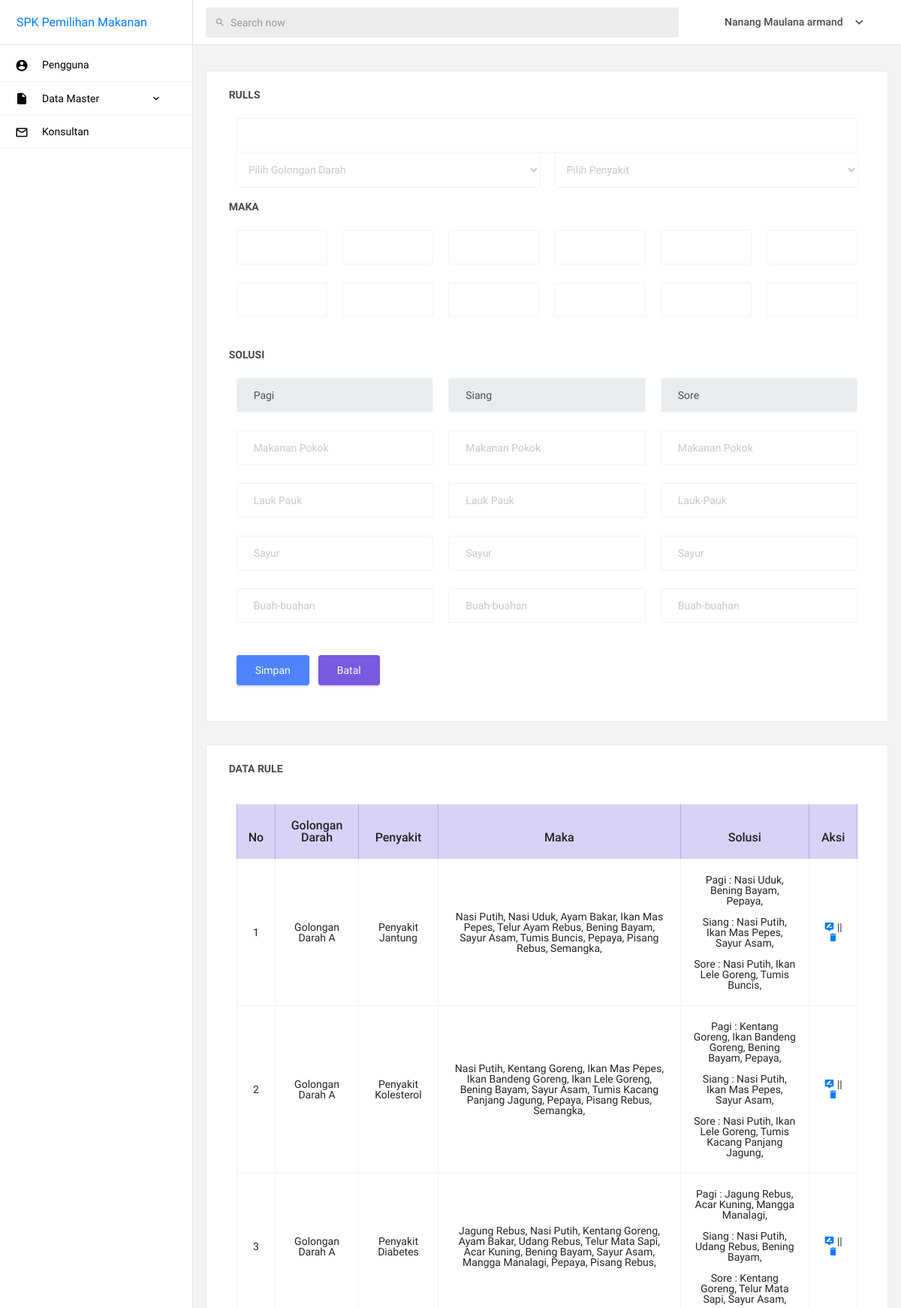
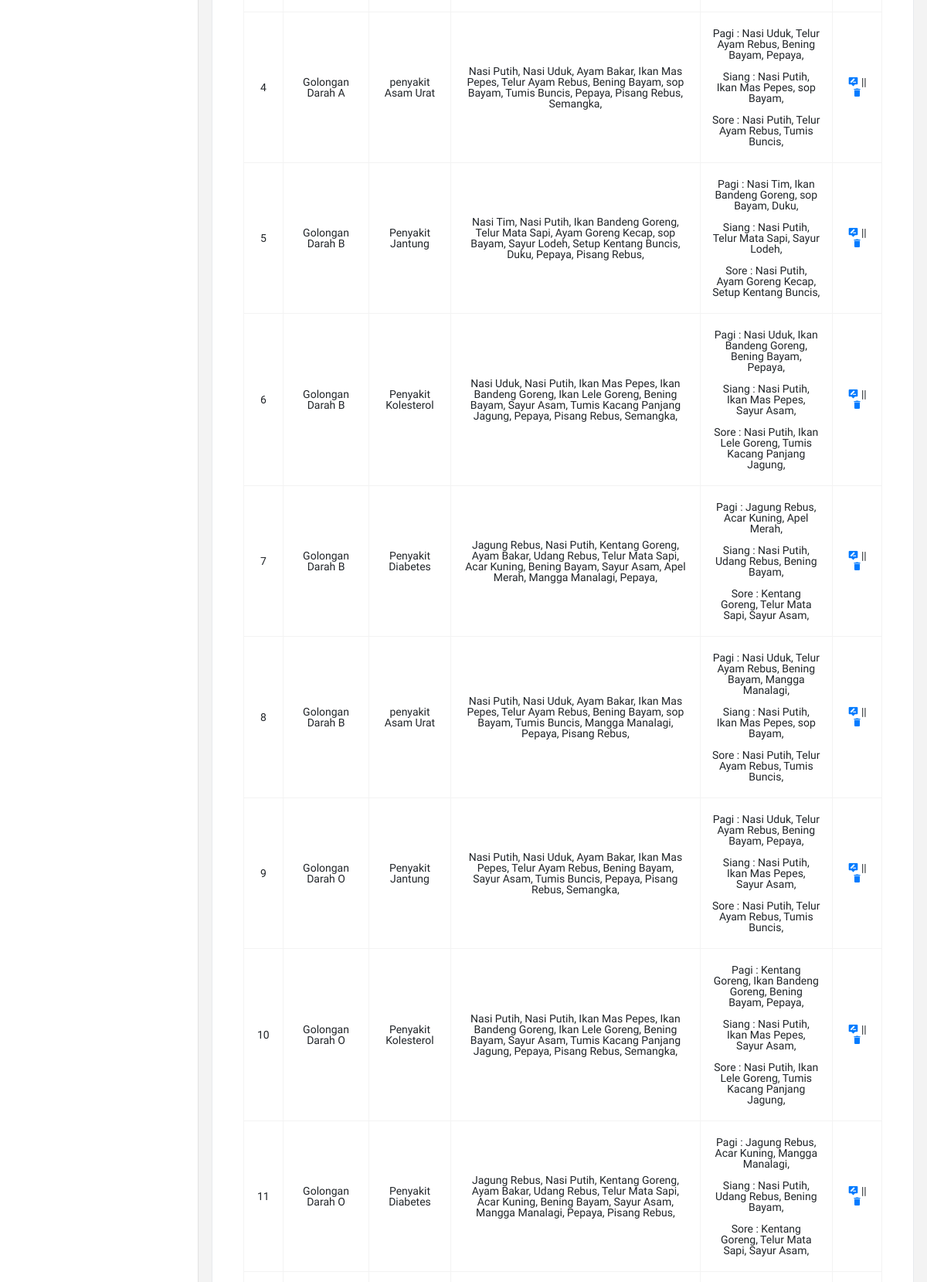
The page /admin/home.php?page=rulls (signed in, upper part) on the database its author committed (2 pictures, top to bottom).
### tables this page shows
CREATE TABLE `tb_pengguna` (
  `id` int(11) NOT NULL AUTO_INCREMENT,
  `username` varchar(30) NOT NULL,
  `password` varchar(50) NOT NULL,
  `nama` varchar(32) NOT NULL,
  `level` varchar(10) NOT NULL,
  PRIMARY KEY (`id`)
);

CREATE TABLE `tb_rulls` (
  `id_rulls` int(11) NOT NULL AUTO_INCREMENT,
  `kode_1` varchar(50) DEFAULT NULL,
  `kode_2` varchar(50) DEFAULT NULL,
  `maka1` varchar(10) DEFAULT NULL,
  `maka2` varchar(10) DEFAULT NULL,
  `maka3` varchar(10) DEFAULT NULL,
  `maka4` varchar(10) DEFAULT NULL,
  `maka5` varchar(10) DEFAULT NULL,
  `maka6` varchar(10) DEFAULT NULL,
  `maka7` varchar(10) DEFAULT NULL,
  `maka8` varchar(10) DEFAULT NULL,
  `maka9` varchar(10) DEFAULT NULL,
  `maka10` varchar(10) DEFAULT NULL,
  `maka11` varchar(10) DEFAULT NULL,
  `maka12` varchar(10) DEFAULT NULL,
  `solusi1` varchar(10) DEFAULT NULL,
  `solusi2` varchar(10) DEFAULT NULL,
  `solusi3` varchar(10) DEFAULT NULL,
  `solusi4` varchar(10) DEFAULT NULL,
  `solusi5` varchar(10) DEFAULT NULL,
  `solusi6` varchar(10) DEFAULT NULL,
  `solusi7` varchar(10) DEFAULT NULL,
  `solusi8` varchar(10) DEFAULT NULL,
  `solusi9` varchar(10) DEFAULT NULL,
  `solusi10` varchar(10) DEFAULT NULL,
  `solusi11` varchar(10) DEFAULT NULL,
  `solusi12` varchar(10) DEFAULT NULL,
  PRIMARY KEY (`id_rulls`)
);

CREATE TABLE `tb_golongandarah` (
  `kode_golongandarah` varchar(20) NOT NULL,
  `nama_golongandarah` varchar(20) DEFAULT NULL,
  PRIMARY KEY (`kode_golongandarah`)
);

CREATE TABLE `tb_penyakit` (
  `kode_penyakit` varchar(20) NOT NULL,
  `nama_penyakit` varchar(20) DEFAULT NULL,
  PRIMARY KEY (`kode_penyakit`)
);

CREATE TABLE `tb_makananpokok` (
  `kode_makananpokok` varchar(20) NOT NULL,
  `nama_makananpokok` varchar(20) DEFAULT NULL,
  PRIMARY KEY (`kode_makananpokok`)
);

CREATE TABLE `tb_laukpauk` (
  `kode_laukpauk` varchar(20) NOT NULL,
  `nama_laukpauk` varchar(20) DEFAULT NULL,
  PRIMARY KEY (`kode_laukpauk`)
);

CREATE TABLE `tb_sayur` (
  `kode_sayur` varchar(20) NOT NULL,
  `nama_sayur` varchar(100) DEFAULT NULL,
  PRIMARY KEY (`kode_sayur`)
);

CREATE TABLE `tb_buah` (
  `kode_buah` varchar(20) NOT NULL,
  `nama_buah` varchar(20) DEFAULT NULL,
  PRIMARY KEY (`kode_buah`)
);

### admin/form/content/rulls.php (the view, shortened to what this page needs)
<div class="main-panel">
  <div class="content-wrapper">
    <div class="row">
      <div class="col-12 grid-margin stretch-card">
        <div class="card">
          <div class="card-body">
            <h4 class="card-title">Rulls</h4>
            <form action="form/include/proses.php?action=rulls" method="POST" class="form-horizontal">
              <div class="col-md-12">
                <input type="text" name="id_rulls" class="form-control id_rulls">
                <div class="row">
                  <div class="col-md-6">
                    <select name="kode_1" class="form-control kode_1">
                      <option>Pilih Golongan Darah</option>
                    </select>
                  </div>
                  <div class="col-md-6">
                    <select name="kode_2" class="form-control kode_2">
                      <option>Pilih Penyakit</option>
                    </select>
                  </div>
                </div>
              </div>
              <br>
              <h4 class="card-title">Maka</h4>
              <div class="col-md-12">
                <div class="row">
                  <div class="col-md-2">
                    <div class="form-group">
                      <input type="text" name="maka1" class="form-control maka1">
                    </div>
                    <div class="form-group">
                      <input type="text" name="maka2" class="form-control maka2">
                    </div>
                  </div>
                  <div class="col-md-2">
                    <div class="form-group">
                      <div class="form-group">
                        <input type="text" name="maka3" class="form-control maka3">
                      </div>
                      <div class="form-group">
                        <input type="text" name="maka4" class="form-control maka4">
                      </div>
                    </div>
                  </div>
                  <div class="col-md-2">
                    <div class="form-group">
                      <div class="form-group">
                        <input type="text" name="maka5" class="form-control maka5">
                      </div>
                      <div class="form-group">
                        <input type="text" name="maka6" class="form-control maka6">
                      </div>
                    </div>
                  </div>
                  <div class="col-md-2">
                    <div class="form-group">
                      <div class="form-group">
                        <input type="text" name="maka7" class="form-control maka7">
                      </div>
                      <div class="form-group">
                        <input type="text" name="maka8" class="form-control maka8">
                      </div>
                    </div>
                  </div>
                  <div class="col-md-2">
                    <div class="form-group">
                      <div class="form-group">
                        <input type="text" name="maka9" class="form-control maka9">
                      </div>
                      <div class="form-group">
                        <input type="text" name="maka10" class="form-control maka10">
                      </div>
                    </div>
                  </div>
                  <div class="col-md-2">
                    <div class="form-group">
                      <div class="form-group">
                        <input type="text" name="maka11" class="form-control maka11">
                      </div>
                      <div class="form-group">
                        <input type="text" name="maka12" class="form-control maka12">
                      </div>
                    </div>
                  </div>
                </div>
              </div>
              <br>
              <h4 class="card-title">Solusi</h4>
              <div class="col-md-12">
                <div class="row">
                  <div class="col-md-4">
                    <div class="form-group">
                      <input type="text" value="Pagi" disabled="" class="form-control">
                    </div>
                    <div class="form-group">
                      <input type="text" name="solusi1" placeholder="Makanan Pokok" class="form-control solusi1">
                    </div>
                    <div class="form-group">
                      <input type="text" name="solusi2" placeholder="Lauk Pauk" class="form-control solusi2">
                    </div>
                    <div class="form-group">
                      <input type="text" name="solusi3" placeholder="Sayur" class="form-control solusi3">
                    </div>
                    <div class="form-group">
                      <input type="text" name="solusi4" placeholder="Buah-buahan" class="form-control solusi4">
                    </div>
                  </div>
                  <div class="col-md-4">
                    <div class="form-group">
                      <input type="text" value="Siang" disabled="" class="form-control">
                    </div>
                    <div class="form-group">
                      <input type="text" name="solusi5" placeholder="Makanan Pokok" class="form-control solusi5">
                    </div>
                    <div class="form-group">
                      <input type="text" name="solusi6" placeholder="Lauk Pauk" class="form-control solusi6">
                    </div>
                    <div class="form-group">
                      <input type="text" name="solusi7" placeholder="Sayur" class="form-control solusi7">
                    </div>
                    <div class="form-group">
                      <input type="text" name="solusi8" placeholder="Buah-buahan" class="form-control solusi8">
                    </div>
                  </div>
                  <div class="col-md-4">
                    <div class="form-group">
                      <input type="text" value="Sore" disabled="" class="form-control">
                    </div>
                    <div class="form-group">
                      <input type="text" name="solusi9" placeholder="Makanan Pokok" class="form-control solusi9">
                    </div>
                    <div class="form-group">
                      <input type="text" name="solusi10" placeholder="Lauk-Pauk" class="form-control solusi10">
                    </div>
                    <div class="form-group">
                      <input type="text" name="solusi11" placeholder="Sayur" class="form-control solusi11">
                    </div>
                    <div class="form-group">
                      <input type="text" name="solusi12" placeholder="Buah-buahan" class="form-control solusi12">
                    </div>
                  </div>
                </div>
              </div>
              <br>
              <div class="col-md-12">
                <div class="form-group">
                  <input name="submit" type="submit" class="btn btn-primary mr-2 action" value="Simpan">
                  <input type="reset" value="Batal" class="btn btn-info reset" onclick="batal()" />
                </div>
              </div>
            </form>
          </div>
        </div>
      </div>
      <div class="col-12 grid-margin stretch-card">
        <div class="card">
          <div class="card-body">
            <h4 class="card-title">Data Rule</h4>
            <div class="col-md-12">
              <div class="table-responsive pt-3">
                <table class="table table-bordered">
                  <thead>
                    <tr class="table-info">
                      <th style="text-align: center;">No</th>
                      <th style="text-align: center;">Golongan Darah</th>
                      <th style="text-align: center;">Penyakit</th>
                      <th style="text-align: center;">Maka</th>
                      <th style="text-align: center;">Solusi</th>
                      <th style="text-align: center;">Aksi</th>
                    </tr>
                  </thead>
                  <tbody>
                    <?php
                $no = '1';
                while ($r = mysql_fetch_array ($rulls)){ ?>
                  <tr>
                    <td style="text-align: center;"><?= $no ?></td>
                    <td style="text-align: center;"><?=$r['goda']?></td>
                    <td style="text-align: center;"><?=$r['nape']?></td>
                    <td style="text-align: center;">
                      <?=$r['mp1']?> <?=$r['mp2']?> <?=$r['mp3']?> <?=$r['mp4']?> <?=$r['mp5']?> <?=$r['mp6']?> <?=$r['mp7']?> <?=$r['mp8']?> <?=$r['mp9']?> <?=$r['mp10']?> <?=$r['mp11']?><?=$r['mp12']?>
                      <?=$r['lp1']?> <?=$r['lp2']?> <?=$r['lp3']?> <?=$r['lp4']?> <?=$r['lp5']?> <?=$r['lp6']?> <?=$r['lp7']?> <?=$r['lp8']?> <?=$r['lp9']?> <?=$r['lp10']?> <?=$r['lp11']?> <?=$r['lp12']?>
                      <?=$r['syr1']?> <?=$r['syr2']?> <?=$r['syr3']?> <?=$r['syr4']?> <?=$r['syr5']?> <?=$r['syr6']?> <?=$r['syr7']?> <?=$r['syr8']?> <?=$r['syr9']?> <?=$r['syr10']?> <?=$r['syr11']?> <?=$r['syr12']?>
                      <?=$r['bh4']?> <?=$r['bh5']?> <?=$r['bh6']?> <?=$r['bh7']?> <?=$r['bh8']?> <?=$r['bh9']?> <?=$r['bh10']?> <?=$r['bh11']?> <?=$r['bh12']?>
                    </td>
                    <td style="text-align: center;">
                      Pagi : <?=$r['smp1']?> <?=$r['slp1']?> <?=$r['ssyr1']?> <?=$r['sbh1']?> <br><br>
                      Siang : <?=$r['smp2']?> <?=$r['slp2']?> <?=$r['ssyr2']?> <?=$r['sbh2']?> <br><br>
                      Sore : <?=$r['smp3']?> <?=$r['slp3']?> <?=$r['ssyr3']?> <?=$r['sbh3']?>
                    </td>
                    <td style="text-align: center;">
                      <a href="javascript:;" onclick="edit('<?=$r['id_rulls']?>','<?=$r['kode_1']?>','<?=$r['kode_2']?>','<?=$r['maka1']?>','<?=$r['maka2']?>','<?=$r['maka3']?>','<?=$r['maka4']?>','<?=$r['maka5']?>','<?=$r['maka6']?>','<?=$r['maka7']?>','<?=$r['maka8']?>','<?=$r['maka9']?>','<?=$r['maka10']?>','<?=$r['maka11']?>','<?=$r['maka12']?>','<?=$r['solusi1']?>','<?=$r['solusi2']?>','<?=$r['solusi3']?>','<?=$r['solusi4']?>','<?=$r['solusi5']?>','<?=$r['solusi6']?>','<?=$r['solusi7']?>','<?=$r['solusi8']?>','<?=$r['solusi9']?>','<?=$r['solusi10']?>','<?=$r['solusi11']?>','<?=$r['solusi12']?>');">
                        <i class="mdi mdi-tooltip-edit btn-icon-prepend">
                        </i>
                      </a>
                      ||
                      <a href="javascript:;">
                        <i class="mdi mdi-delete btn-icon-prepend" onclick="del('<?=$r['id_rulls']?>');">
                        </i>
                      </a>
                    </td>
                  </tr>
                  <?php $no++; } ?>
                </tbody>
              </table>
            </div>
          </div>
        </div>
      </div>
    </div>
  </div>
</div>

### admin/form/pages/header.php (shortened to what this page needs)
<!DOCTYPE html>
<html lang="en">
  <?php
   if(@$_SESSION['admin']) {
    $userlogin = @$_SESSION['admin'];
  } else {
   header("location: ../login.php");
 }
 $sql = mysql_query("SELECT * FROM tb_pengguna where id = '$userlogin'") or die(mysql_error());
 $data = mysql_fetch_array($sql);
 ?>
 <head>
  <link rel="stylesheet" href="assets/vendors/mdi/css/materialdesignicons.min.css">
  <link rel="stylesheet" href="assets/vendors/base/vendor.bundle.base.css">
  <link rel="stylesheet" href="assets/vendors/datatables.net-bs4/dataTables.bootstrap4.css">
  <link rel="stylesheet" href="assets/css/style.css">
  <link rel="stylesheet" href="https://ajax.googleapis.com/ajax/libs/jqueryui/1.12.1/themes/smoothness/jquery-ui.css">
  <link rel="stylesheet" href="https://cdnjs.cloudflare.com/ajax/libs/chosen/1.8.7/chosen.min.css">
</head>
<body>
  <div class="container-scroller">
    <nav class="navbar col-lg-12 col-12 p-0 fixed-top d-flex flex-row">
      <div class="navbar-brand-wrapper d-flex justify-content-center">
        <div class="navbar-brand-inner-wrapper d-flex justify-content-between align-items-center w-100">
          <a href="home.php?page=pengguna-data">SPK Pemilihan Makanan</a>
        </div>
      </div>
      <div class="navbar-menu-wrapper d-flex align-items-center justify-content-end">
        <ul class="navbar-nav mr-lg-4 w-100">
          <li class="nav-item nav-search d-none d-lg-block w-100">
            <div class="input-group">
              <div class="input-group-prepend">
                <span class="input-group-text" id="search">
                  <i class="mdi mdi-magnify"></i>
                </span>
              </div>
              <input type="text" class="form-control" placeholder="Search now" aria-label="search" aria-describedby="search">
            </div>
          </li>
        </ul>
        <ul class="navbar-nav navbar-nav-right">
          <li class="nav-item nav-profile dropdown">
            <a class="nav-link dropdown-toggle" href="#" data-toggle="dropdown" id="profileDropdown">
              <span class="nav-profile-name"><?php echo $data['nama']?></span>
            </a>
          </li>
        </ul>
      </div>
    </nav>

### rows shown on the page
tb_pengguna: nama "Nanang Maulana armand"
tb_rulls: tb_golongandarah.nama_golongandarah "Golongan Darah A", tb_penyakit.nama_penyakit "Penyakit Jantung", tb_makananpokok.nama_makananpokok "Nasi Putih,", tb_makananpokok.nama_makananpokok "Nasi Uduk,", tb_laukpauk.nama_laukpauk "Ayam Bakar,", tb_laukpauk.nama_laukpauk "Ikan Mas Pepes,", tb_laukpauk.nama_laukpauk "Telur Ayam Rebus,", tb_sayur.nama_sayur "Bening Bayam,", tb_sayur.nama_sayur "Sayur Asam,", tb_sayur.nama_sayur "Tumis Buncis,", tb_buah.nama_buah "Pepaya,", tb_buah.nama_buah "Pisang Rebus,", tb_buah.nama_buah "Semangka,", tb_laukpauk.nama_laukpauk "Ikan Lele Goreng,"
tb_rulls: tb_golongandarah.nama_golongandarah "Golongan Darah A", tb_penyakit.nama_penyakit "Penyakit Kolesterol", tb_makananpokok.nama_makananpokok "Nasi Putih,", tb_makananpokok.nama_makananpokok "Kentang Goreng,", tb_laukpauk.nama_laukpauk "Ikan Mas Pepes,", tb_laukpauk.nama_laukpauk "Ikan Bandeng Goreng,", tb_laukpauk.nama_laukpauk "Ikan Lele Goreng,", tb_sayur.nama_sayur "Bening Bayam,", tb_sayur.nama_sayur "Sayur Asam,", tb_sayur.nama_sayur "Tumis Kacang Panjang Jagung,", tb_buah.nama_buah "Pepaya,", tb_buah.nama_buah "Pisang Rebus,", tb_buah.nama_buah "Semangka,"
tb_rulls: tb_golongandarah.nama_golongandarah "Golongan Darah A", tb_penyakit.nama_penyakit "Penyakit Diabetes", tb_makananpokok.nama_makananpokok "Jagung Rebus,", tb_makananpokok.nama_makananpokok "Nasi Putih,", tb_makananpokok.nama_makananpokok "Kentang Goreng,", tb_laukpauk.nama_laukpauk "Ayam Bakar,", tb_laukpauk.nama_laukpauk "Udang Rebus,", tb_laukpauk.nama_laukpauk "Telur Mata Sapi,", tb_sayur.nama_sayur "Acar Kuning,", tb_sayur.nama_sayur "Bening Bayam,", tb_sayur.nama_sayur "Sayur Asam,", tb_buah.nama_buah "Mangga Manalagi,", tb_buah.nama_buah "Pepaya,", tb_buah.nama_buah "Pisang Rebus,"
tb_rulls: tb_golongandarah.nama_golongandarah "Golongan Darah A", tb_penyakit.nama_penyakit "penyakit Asam Urat", tb_makananpokok.nama_makananpokok "Nasi Putih,", tb_makananpokok.nama_makananpokok "Nasi Uduk,", tb_laukpauk.nama_laukpauk "Ayam Bakar,", tb_laukpauk.nama_laukpauk "Ikan Mas Pepes,", tb_laukpauk.nama_laukpauk "Telur Ayam Rebus,", tb_sayur.nama_sayur "Bening Bayam,", tb_sayur.nama_sayur "sop Bayam,", tb_sayur.nama_sayur "Tumis Buncis,", tb_buah.nama_buah "Pepaya,", tb_buah.nama_buah "Pisang Rebus,", tb_buah.nama_buah "Semangka,"
tb_rulls: tb_golongandarah.nama_golongandarah "Golongan Darah B", tb_penyakit.nama_penyakit "Penyakit Jantung", tb_makananpokok.nama_makananpokok "Nasi Tim,", tb_makananpokok.nama_makananpokok "Nasi Putih,", tb_laukpauk.nama_laukpauk "Ikan Bandeng Goreng,", tb_laukpauk.nama_laukpauk "Telur Mata Sapi,", tb_laukpauk.nama_laukpauk "Ayam Goreng Kecap,", tb_sayur.nama_sayur "sop Bayam,", tb_sayur.nama_sayur "Sayur Lodeh,", tb_sayur.nama_sayur "Setup Kentang Buncis,", tb_buah.nama_buah "Duku,", tb_buah.nama_buah "Pepaya,", tb_buah.nama_buah "Pisang Rebus,"
tb_rulls: tb_golongandarah.nama_golongandarah "Golongan Darah B", tb_penyakit.nama_penyakit "Penyakit Kolesterol", tb_makananpokok.nama_makananpokok "Nasi Uduk,", tb_makananpokok.nama_makananpokok "Nasi Putih,", tb_laukpauk.nama_laukpauk "Ikan Mas Pepes,", tb_laukpauk.nama_laukpauk "Ikan Bandeng Goreng,", tb_laukpauk.nama_laukpauk "Ikan Lele Goreng,", tb_sayur.nama_sayur "Bening Bayam,", tb_sayur.nama_sayur "Sayur Asam,", tb_sayur.nama_sayur "Tumis Kacang Panjang Jagung,", tb_buah.nama_buah "Pepaya,", tb_buah.nama_buah "Pisang Rebus,", tb_buah.nama_buah "Semangka,"
tb_rulls: tb_golongandarah.nama_golongandarah "Golongan Darah B", tb_penyakit.nama_penyakit "Penyakit Diabetes", tb_makananpokok.nama_makananpokok "Jagung Rebus,", tb_makananpokok.nama_makananpokok "Nasi Putih,", tb_makananpokok.nama_makananpokok "Kentang Goreng,", tb_laukpauk.nama_laukpauk "Ayam Bakar,", tb_laukpauk.nama_laukpauk "Udang Rebus,", tb_laukpauk.nama_laukpauk "Telur Mata Sapi,", tb_sayur.nama_sayur "Acar Kuning,", tb_sayur.nama_sayur "Bening Bayam,", tb_sayur.nama_sayur "Sayur Asam,", tb_buah.nama_buah "Apel Merah,", tb_buah.nama_buah "Mangga Manalagi,", tb_buah.nama_buah "Pepaya,"
tb_rulls: tb_golongandarah.nama_golongandarah "Golongan Darah B", tb_penyakit.nama_penyakit "penyakit Asam Urat", tb_makananpokok.nama_makananpokok "Nasi Putih,", tb_makananpokok.nama_makananpokok "Nasi Uduk,", tb_laukpauk.nama_laukpauk "Ayam Bakar,", tb_laukpauk.nama_laukpauk "Ikan Mas Pepes,", tb_laukpauk.nama_laukpauk "Telur Ayam Rebus,", tb_sayur.nama_sayur "Bening Bayam,", tb_sayur.nama_sayur "sop Bayam,", tb_sayur.nama_sayur "Tumis Buncis,", tb_buah.nama_buah "Mangga Manalagi,", tb_buah.nama_buah "Pepaya,", tb_buah.nama_buah "Pisang Rebus,"
tb_rulls: tb_golongandarah.nama_golongandarah "Golongan Darah O", tb_penyakit.nama_penyakit "Penyakit Jantung", tb_makananpokok.nama_makananpokok "Nasi Putih,", tb_makananpokok.nama_makananpokok "Nasi Uduk,", tb_laukpauk.nama_laukpauk "Ayam Bakar,", tb_laukpauk.nama_laukpauk "Ikan Mas Pepes,", tb_laukpauk.nama_laukpauk "Telur Ayam Rebus,", tb_sayur.nama_sayur "Bening Bayam,", tb_sayur.nama_sayur "Sayur Asam,", tb_sayur.nama_sayur "Tumis Buncis,", tb_buah.nama_buah "Pepaya,", tb_buah.nama_buah "Pisang Rebus,", tb_buah.nama_buah "Semangka,"
tb_rulls: tb_golongandarah.nama_golongandarah "Golongan Darah O", tb_penyakit.nama_penyakit "Penyakit Kolesterol", tb_makananpokok.nama_makananpokok "Nasi Putih,", tb_laukpauk.nama_laukpauk "Ikan Mas Pepes,", tb_laukpauk.nama_laukpauk "Ikan Bandeng Goreng,", tb_laukpauk.nama_laukpauk "Ikan Lele Goreng,", tb_sayur.nama_sayur "Bening Bayam,", tb_sayur.nama_sayur "Sayur Asam,", tb_sayur.nama_sayur "Tumis Kacang Panjang Jagung,", tb_buah.nama_buah "Pepaya,", tb_buah.nama_buah "Pisang Rebus,", tb_buah.nama_buah "Semangka,", tb_makananpokok.nama_makananpokok "Kentang Goreng,"
tb_rulls: tb_golongandarah.nama_golongandarah "Golongan Darah O", tb_penyakit.nama_penyakit "Penyakit Diabetes", tb_makananpokok.nama_makananpokok "Jagung Rebus,", tb_makananpokok.nama_makananpokok "Nasi Putih,", tb_makananpokok.nama_makananpokok "Kentang Goreng,", tb_laukpauk.nama_laukpauk "Ayam Bakar,", tb_laukpauk.nama_laukpauk "Udang Rebus,", tb_laukpauk.nama_laukpauk "Telur Mata Sapi,", tb_sayur.nama_sayur "Acar Kuning,", tb_sayur.nama_sayur "Bening Bayam,", tb_sayur.nama_sayur "Sayur Asam,", tb_buah.nama_buah "Mangga Manalagi,", tb_buah.nama_buah "Pepaya,", tb_buah.nama_buah "Pisang Rebus,"
